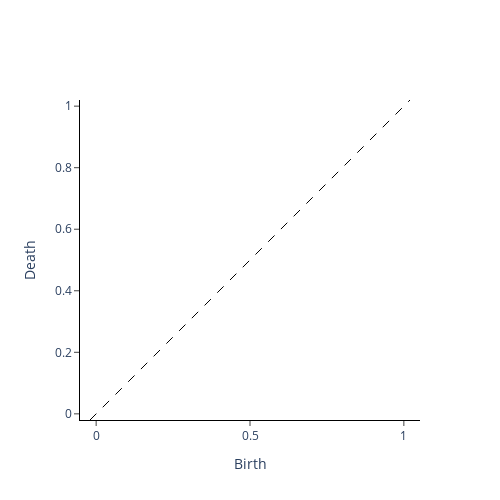

Notebook code cell kept with this figure:
### Code cell
VR.plot(diags)

### Figure 1 — Plotly figure (JSON) as saved in the notebook; plotly's stock layout.template omitted (floating-point values rounded to 4 significant figures)
{"data": [{"hoverinfo": "none", "line": {"color": "black", "dash": "dash", "width": 1}, "mode": "lines", "showlegend": false, "type": "scatter", "x": [-0.02, 1.02], "y": [-0.02, 1.02]}, {"hoverinfo": "text", "hovertext": [], "mode": "markers", "name": "H2", "type": "scatter", "x": [], "y": []}], "layout": {"height": 500, "plot_bgcolor": "white", "width": 500, "xaxis": {"autorange": false, "exponentformat": "e", "linecolor": "black", "linewidth": 1, "mirror": false, "range": [-0.02, 1.02], "showexponent": "all", "showline": true, "side": "bottom", "ticks": "outside", "title": {"text": "Birth"}, "type": "linear", "zeroline": true}, "yaxis": {"autorange": false, "exponentformat": "e", "linecolor": "black", "linewidth": 1, "mirror": false, "range": [-0.02, 1.02], "scaleanchor": "x", "scaleratio": 1, "showexponent": "all", "showline": true, "side": "left", "ticks": "outside", "title": {"text": "Death"}, "type": "linear", "zeroline": true}}}
